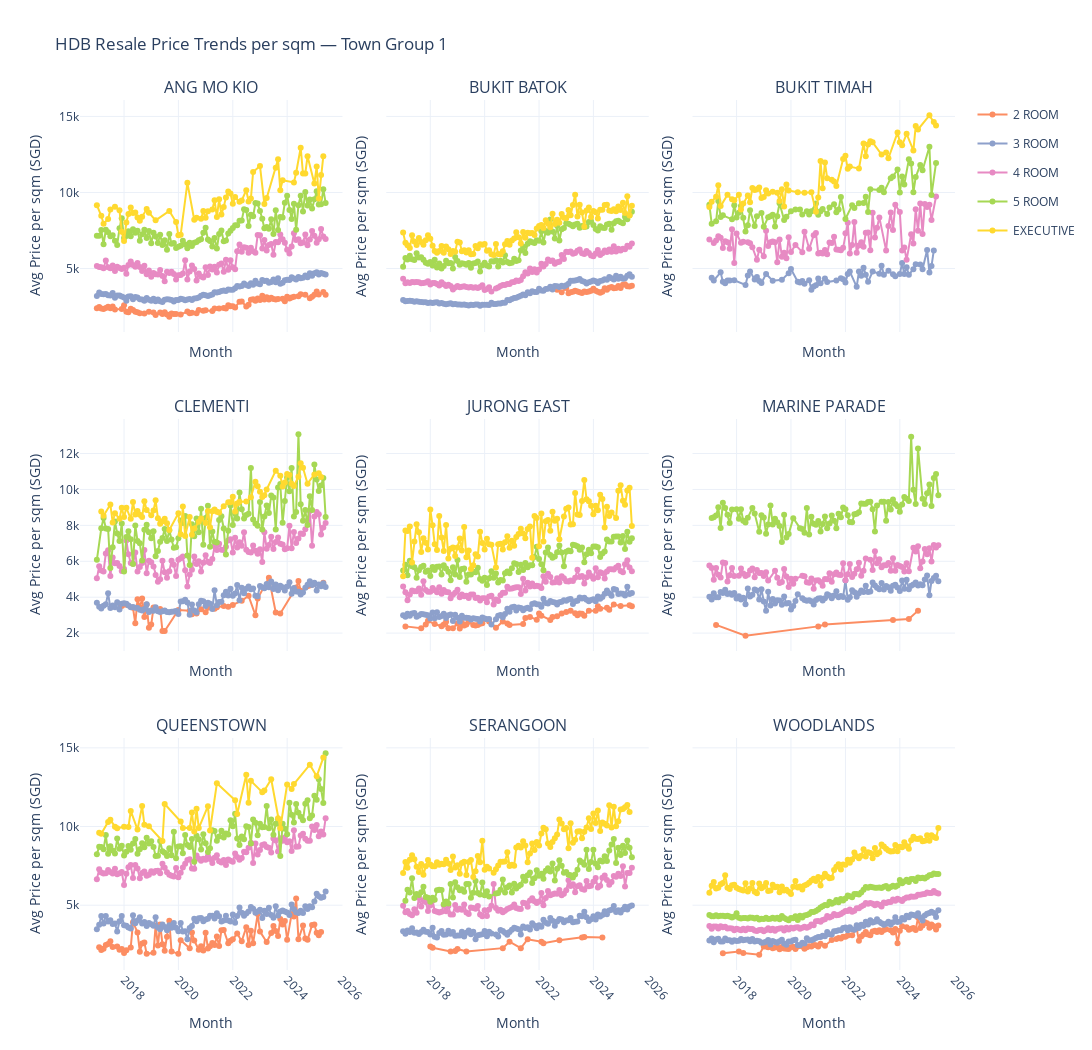
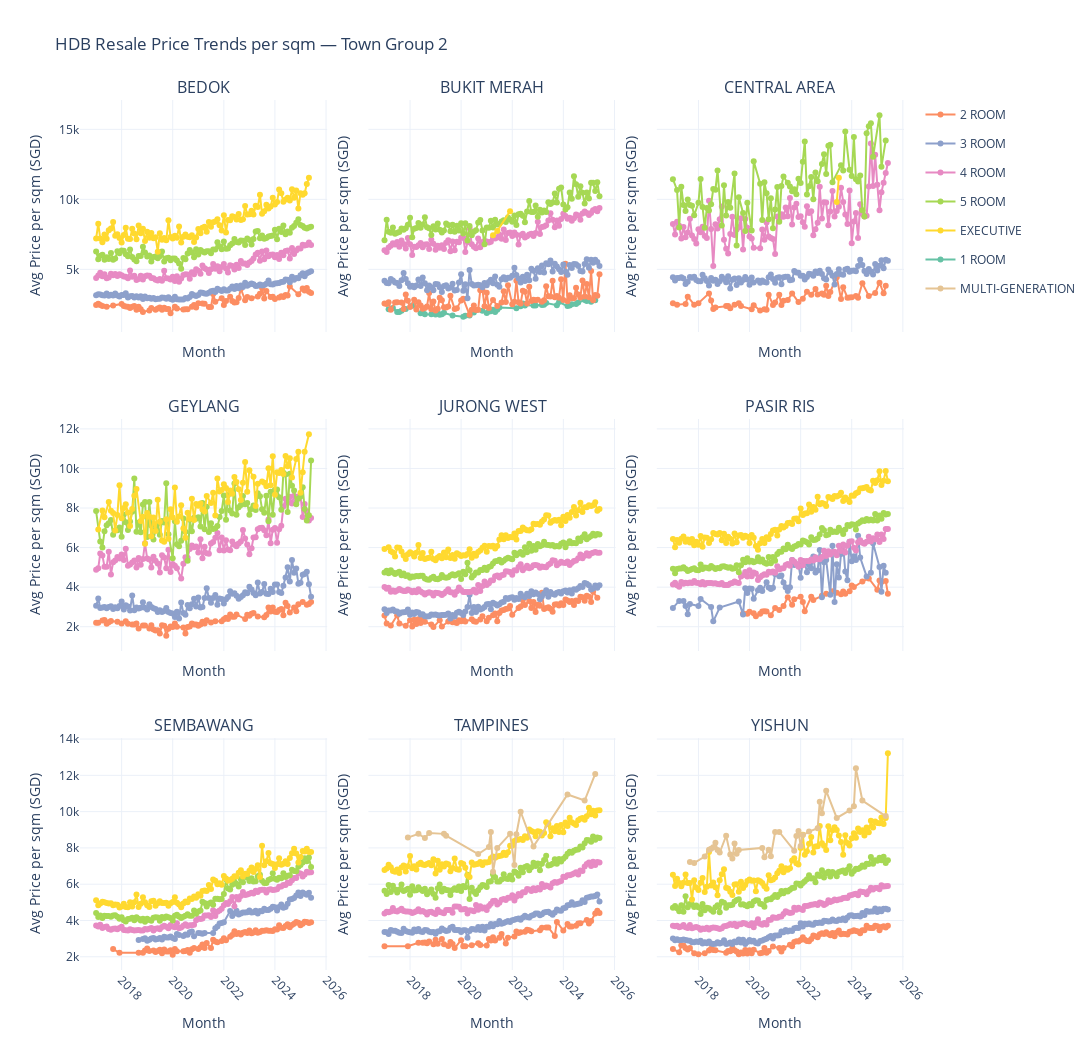
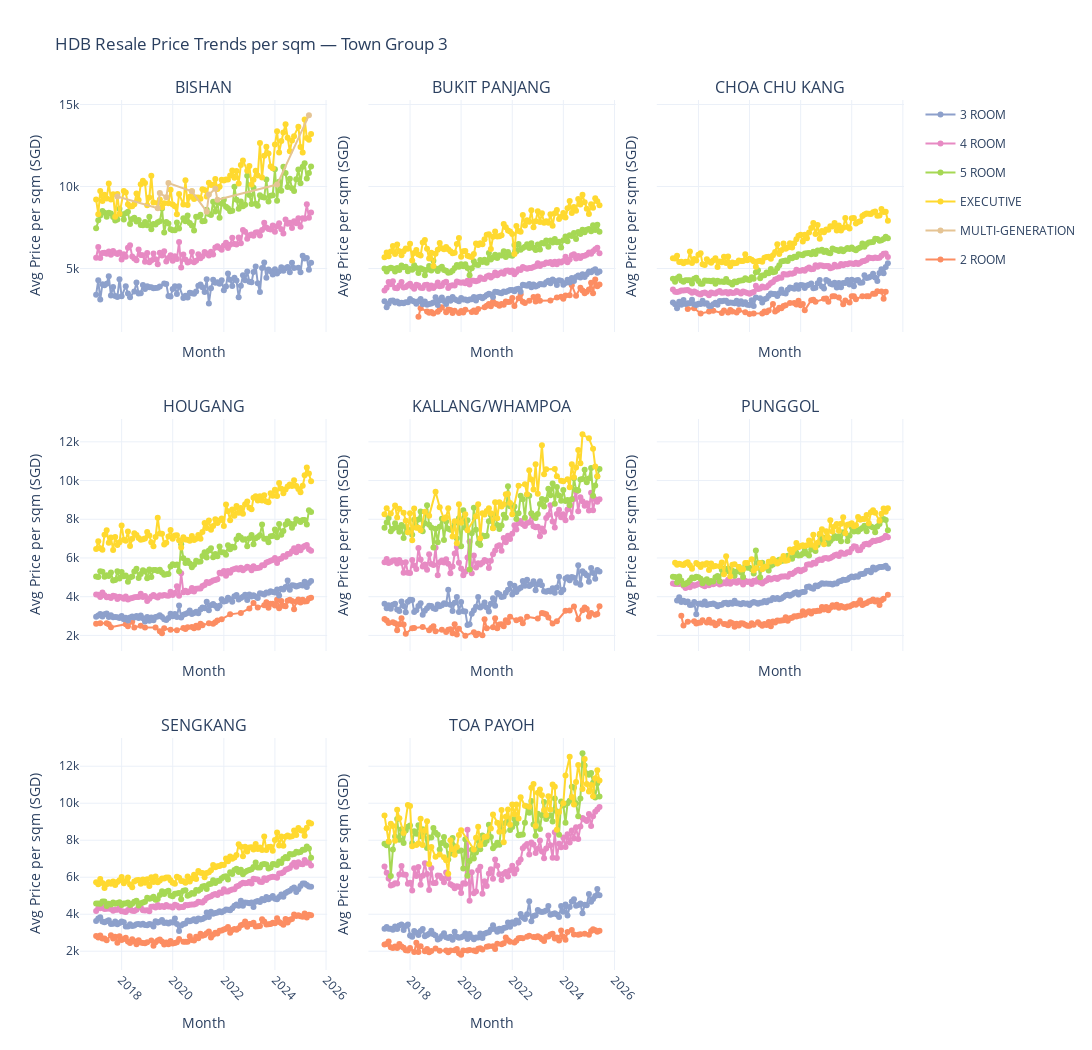

Notebook source saved alongside these figures, in order:
### Markdown cell above
### Data Preparation

### Code cell
# -------------------------------
# 1. Group by town, flat type, and month
# -------------------------------
room_price_df = df.groupby(['town', 'flat_type', 'month']).agg(
    avg_price_per_sqm=('resale_price', lambda x: x.mean() / df['floor_area_sqm'].mean()),
    avg_transactions=('resale_price', 'count'),
    avg_remaining_lease=('lease_commence_date', lambda x: 2023 - x.mean()),
    median_remaining_lease=('lease_commence_date', lambda x: 2023 - x.median())
).reset_index()

# -------------------------------
# 2. Pivot and melt to long format
# -------------------------------
room_price_pivot = room_price_df.pivot_table(
    index=['town', 'flat_type'],
    columns='month',
    values='avg_price_per_sqm',
    fill_value=0
).reset_index()

room_price_long = room_price_pivot.melt(
    id_vars=['town', 'flat_type'],
    var_name='month',
    value_name='avg_price_per_sqm'
)

# -------------------------------
# 3. Convert 'month' to datetime
# -------------------------------
room_price_long['month'] = pd.to_datetime(room_price_long['month'], format='%Y-%m', errors='coerce')

# -------------------------------
# 4. Drop rows with no transactions
# -------------------------------
room_price_long = room_price_long[room_price_long['avg_price_per_sqm'] > 0]

# -------------------------------
# 5. Set up towns and flat types
# -------------------------------
towns = sorted(room_price_long['town'].unique())
flat_types = sorted(room_price_long['flat_type'].unique())

# Define consistent colors for each flat type
flat_type_colors = {
    "1 ROOM": "#1f77b4",       # Blue
    "2 ROOM": "#636EFA",       # Indigo
    "3 ROOM": "#EF553B",       # Red
    "4 ROOM": "#00CC96",       # Green
    "5 ROOM": "#AB63FA",       # Purple
    "EXECUTIVE": "#FFA15A",    # Orange
    "MULTI-GENERATION": "#19D3F3",  # Cyan
}


flat_types = sorted(room_price_long['flat_type'].unique())
color_palette = px.colors.qualitative.Set2  # or 'Plotly', 'Dark24', etc.

# Map flat types to a color (repeating if needed)
flat_type_colors = {ft: color_palette[i % len(color_palette)] for i, ft in enumerate(flat_types)}


# Split towns into 3 groups
n_groups = 3
batches = [towns[i::n_groups] for i in range(n_groups)]

# -------------------------------
# 6. Loop through each batch of towns to create subplots
# -------------------------------
for batch_num, town_batch in enumerate(batches, start=1):
    n_cols = 3
    n_rows = -(-len(town_batch) // n_cols)  # Ceiling division

    fig = make_subplots(
        rows=n_rows,
        cols=n_cols,
        subplot_titles=town_batch,
        shared_xaxes=True,
        shared_yaxes=True,
        horizontal_spacing=0.05,
        vertical_spacing=0.1
    )

    row, col = 1, 1
    shown_flat_types = set()

    for town in town_batch:
        town_data = room_price_long[room_price_long['town'] == town]

        for flat_type in flat_types:
            flat_data = town_data[town_data['flat_type'] == flat_type]
            if flat_data.empty:
                continue

            fig.add_trace(
                go.Scatter(
                    x=flat_data['month'],
                    y=flat_data['avg_price_per_sqm'],
                    mode='lines+markers',
                    name=flat_type,
                    legendgroup=flat_type,
                    showlegend=(flat_type not in shown_flat_types),
                    line=dict(color=flat_type_colors[flat_type])
                ),
                row=row,
                col=col
            )
            shown_flat_types.add(flat_type)

        # Advance subplot position
        if col < n_cols:
            col += 1
        else:
            col = 1
            row += 1

    # -------------------------------
    # 7. Update layout and show
    # -------------------------------
    fig.update_layout(
        height=n_rows * 350,
        width=1200,
        title_text=f"HDB Resale Price Trends per sqm — Town Group {batch_num}",
        showlegend=True,
        template="plotly_white"
    )

    fig.update_xaxes(title_text="Month", tickangle=45)
    fig.update_yaxes(title_text="Avg Price per sqm (SGD)")

    fig.show()
    # Optional: Save to HTML
    # fig.write_html(f"price_trends_group_{batch_num}.html")
